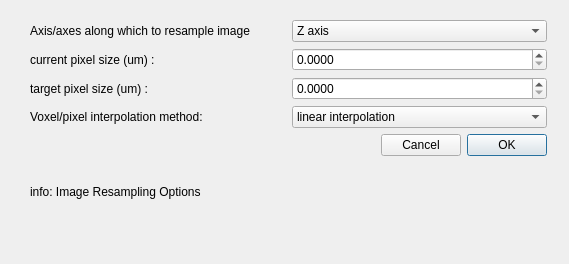
<ui version="4.0" >
 <class>Dialog_ImageResample</class>
 <widget class="QDialog" name="Dialog_ImageResample" >
  <property name="geometry" >
   <rect>
    <x>0</x>
    <y>0</y>
    <width>569</width>
    <height>264</height>
   </rect>
  </property>
  <property name="windowTitle" >
   <string>Dialog</string>
  </property>
  <widget class="QWidget" name="layoutWidget" >
   <property name="geometry" >
    <rect>
     <x>30</x>
     <y>20</y>
     <width>517</width>
     <height>202</height>
    </rect>
   </property>
   <layout class="QVBoxLayout" name="verticalLayout" >
    <item>
     <layout class="QGridLayout" name="gridLayout" >
      <item row="0" column="0" >
       <widget class="QLabel" name="label" >
        <property name="text" >
         <string>Axis/axes along which to resample image</string>
        </property>
       </widget>
      </item>
      <item row="0" column="1" >
       <widget class="QComboBox" name="axesBox" >
        <item>
         <property name="text" >
          <string>Z axis</string>
         </property>
        </item>
        <item>
         <property name="text" >
          <string>XY axis (in proportion)</string>
         </property>
        </item>
        <item>
         <property name="text" >
          <string>XYZ axis (in proportion)</string>
         </property>
        </item>
        <item>
         <property name="text" >
          <string>X axis</string>
         </property>
        </item>
        <item>
         <property name="text" >
          <string>Y axis</string>
         </property>
        </item>
       </widget>
      </item>
      <item row="1" column="0" >
       <widget class="QLabel" name="label_3" >
        <property name="text" >
         <string>current pixel size (um) :</string>
        </property>
       </widget>
      </item>
      <item row="1" column="1" >
       <widget class="QDoubleSpinBox" name="currentpixelsizeBox" >
        <property name="decimals" >
         <number>4</number>
        </property>
        <property name="maximum" >
         <double>1000000.000000000000000</double>
        </property>
       </widget>
      </item>
      <item row="2" column="0" >
       <widget class="QLabel" name="label_4" >
        <property name="text" >
         <string>target pixel size (um) :</string>
        </property>
       </widget>
      </item>
      <item row="2" column="1" >
       <widget class="QDoubleSpinBox" name="targetpixelsizeBox" >
        <property name="decimals" >
         <number>4</number>
        </property>
        <property name="maximum" >
         <double>1000000.000000000000000</double>
        </property>
       </widget>
      </item>
      <item row="3" column="0" >
       <widget class="QLabel" name="label_2" >
        <property name="text" >
         <string>Voxel/pixel interpolation method:</string>
        </property>
       </widget>
      </item>
      <item row="3" column="1" >
       <widget class="QComboBox" name="interp_method_box" >
        <property name="currentIndex" >
         <number>1</number>
        </property>
        <item>
         <property name="text" >
          <string>nearest neighbor interpolation</string>
         </property>
        </item>
        <item>
         <property name="text" >
          <string>linear interpolation</string>
         </property>
        </item>
       </widget>
      </item>
     </layout>
    </item>
    <item>
     <layout class="QHBoxLayout" name="horizontalLayout_2" >
      <item>
       <spacer name="horizontalSpacer" >
        <property name="orientation" >
         <enum>Qt::Horizontal</enum>
        </property>
        <property name="sizeHint" stdset="0" >
         <size>
          <width>40</width>
          <height>20</height>
         </size>
        </property>
       </spacer>
      </item>
      <item>
       <widget class="QPushButton" name="cancelButton" >
        <property name="text" >
         <string>Cancel</string>
        </property>
       </widget>
      </item>
      <item>
       <widget class="QPushButton" name="okButton" >
        <property name="text" >
         <string>OK</string>
        </property>
        <property name="default" >
         <bool>true</bool>
        </property>
       </widget>
      </item>
     </layout>
    </item>
    <item>
     <widget class="QLabel" name="infolabel" >
      <property name="text" >
       <string>info: Image Resampling Options</string>
      </property>
     </widget>
    </item>
   </layout>
  </widget>
 </widget>
 <resources/>
 <connections/>
</ui>
